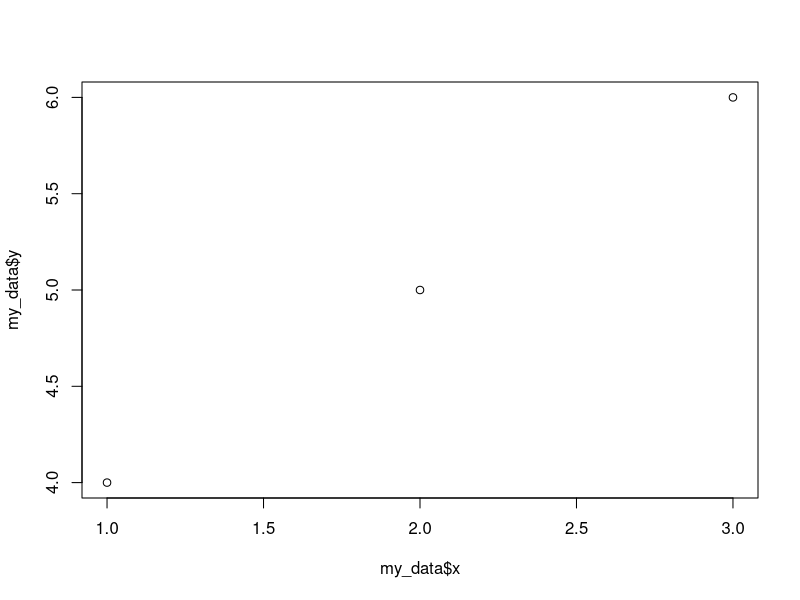

This chart was generated by the following R code:
## ---- chunk 1
knitr::opts_chunk$set(echo = TRUE)
## ---- chunk 2
my_data <- data.frame(x = 1:3, y = 4:6)

sum(my_data$x, my_data$y)

## ---- chunk 3
plot(my_data$x, my_data$y)
